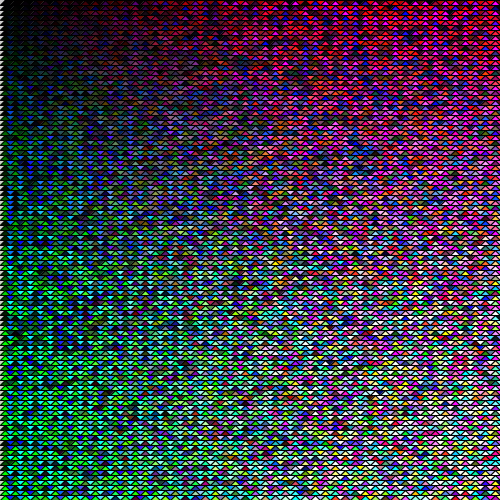
Frame 1 (no input)
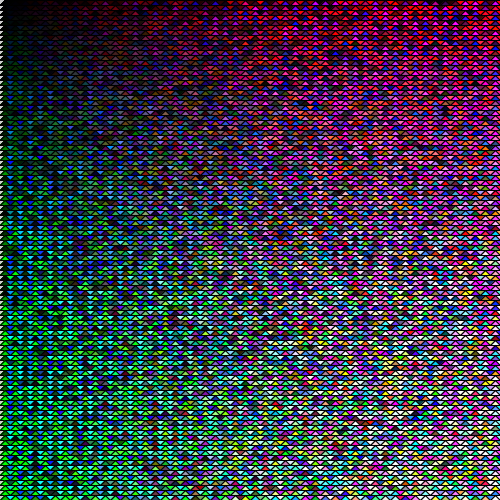
Frame 60 (the mouse pressed at the canvas centre just before this capture)
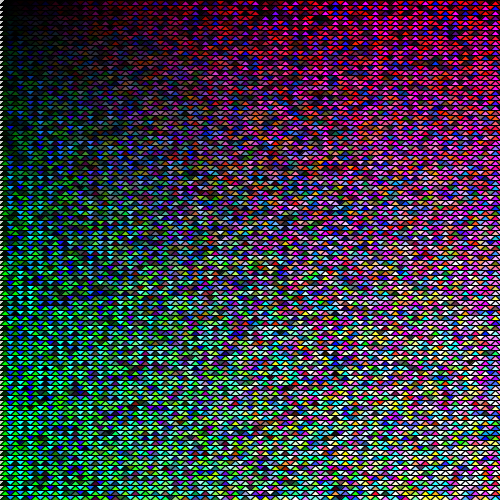
Frame 120 (the mouse held since frame 60 and released just before this capture)

The Processing sketch that drew these frames (run headless with seeded random() and noise(); from frame 60 on, the mouse is pressed at the canvas centre):

// Processing sketch: randomizer5000
// ── randomizer5000.pde
//creates different veriables that the code will need to run
float x;
float y; 
float g;
float w;
float l;
float p;
float z;
//set's the color mode randomly to RGB or HSB;
float randomColor;
// set's the fill to a random color
float randomFill;

void setup() {
  //set's the randomFill a random number up to 40
  randomFill = random(40);
  //set's the radomColor a random numer up to 40 to decide when it is RGB or HSB
  randomColor = random(10);
  if (randomColor<5) { //if the randomColor = to less than 5, it will give you RGB color mode
    colorMode(RGB);
  } else { // if randomColor is bigger than 5, it will give you HSB color mode
    colorMode(HSB);
  }
  //give the veriable L a random number up to 10;
  l = random(10);
  //set's up how big the canvas will be
  size(500, 500);
  //give the veriables Y,G,W a random number up to 50;
  y = random(50);
  g = random(50);
  w = random(50);
}
//runs forever
void draw() {
  //if the veriable l will equal to less than 5, it will start to run this code
  //when l is less than 5 it will give out a rectangle output
  if (l<5) {
    //removes stroke from the shapes
    noStroke();
    //creates a loop that adds 1 to i every time it runs
    // i = the position X where the rectangle will be
    for (int i=0; i<500; i+=1) {
      //creates a new loop that adds 1 to j every time it runs
      // j = the position Y where the rectangle will be
      for (int j=0; j<500; j+=1) {
        //when y is less than 10 it will make x (color) equal to j
        if (y<10) {
          x = j;
        } else if (y<20) {
          //when y is less than 20 it will make x (color) equal to i + i
          x = i + i;
        } else if (y<30) {
          //when y is less than 30 it will make x (color) equal to i + j
          x = i + j;
        } else if (y<40) {
          //when y is less than 40 it will make x (color) equal to j + j
          x = j + j;
        } else {
          //when y is less than 50 it will make x (color) equal to i
          x = i;
        }
        //randomfly fills the colors
        if (randomFill<10) {
          fill(random(x), random(i), random(j));
        } else if (randomFill<20) {
          fill(random(i), random(x), random(j));
        } else if (randomFill<30) {
          fill(random(i), random(j), random(x));
        } else {
          fill(random(255), random(255), random(255));
        }

        //creates recrangle 
        rect(i, j, 1, 1);
      }
    }

    //when l is bigger than 5 it will create the same output but with triangles
  } else {
    //creates a new loop that adds 1 to u every time it runs
    // u = the position where the rectangle will be
    for (int u=0; u<500; u+=10) {
      //creates a new loop that adds 1 to h every time it runs
      // h = the position where the rectangle will be
      for (int h=0; h<500; h+=5) {
        // as before, when g is equal to a certain number, the code will give out a different 
        // output for z
        if (g<10) {
          z = h;
        } else if (g<20) {
          z = u + u;
        } else if (g<30) {
          z = u + h;
        } else if (g<40) {
          z = h + h;
        } else {
          z = u;
        }
        //creates random colors to fill the triangle 
        if (randomFill<10) {
          fill(random(z), random(u), random(h));
        } else if (randomFill<20) {
          fill(random(u), random(z), random(h));
        } else if (randomFill<30) {
          fill(random(u), random(h), random(z));
        } else {
          fill(random(255), random(255), random(255));
        }
        //creats a triangle
        //     1st point 2nd point 3rd point
        triangle(5+u, 0+h, 0+u, 5+h, 10+u, 5+h);
      }
    }
    for (int q=0; q<500; q+=10) {
      for (int a=0; a<500; a+=5) {
        if (w<10) {
          p = q;
        } else if (w<20) {
          p = a + a;
        } else if (w<30) {
          p = a + q;
        } else if (w<40) {
          p = q + q;
        } else {
          p = a;
        }
        if (randomFill<10) {
          fill(random(p), random(q), random(a));
        } else if (randomFill<20) {
          fill(random(q), random(p), random(a));
        } else if (randomFill<30) {
          fill(random(q), random(a), random(p));
        } else {
          fill(random(255), random(255), random(255));
        }
        triangle(5+q, 0+a, 15+q, 0+a, 10+q, 5+a);
      }
    }
  }
}
